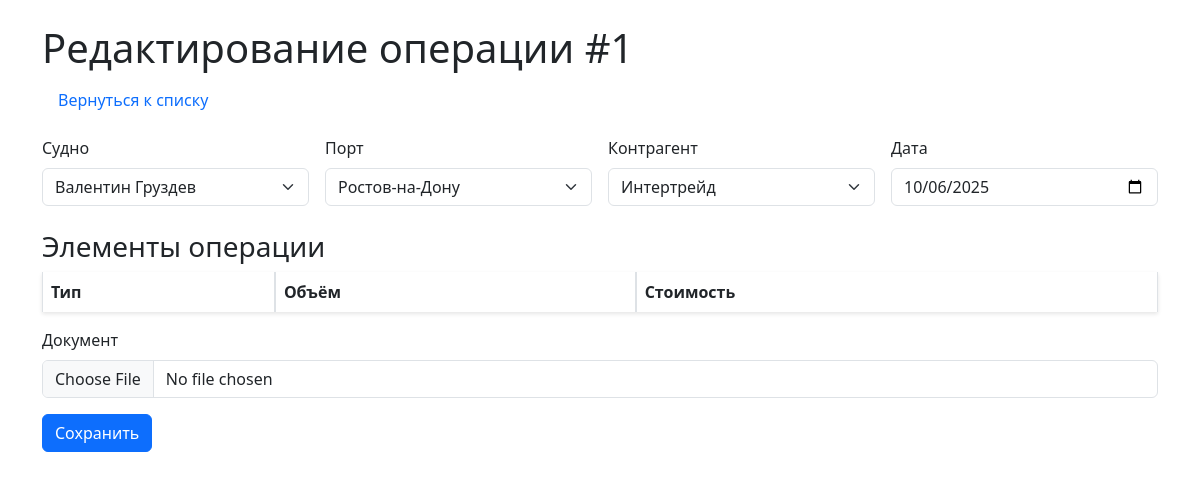
Page /edit/1 on the earlier database version.
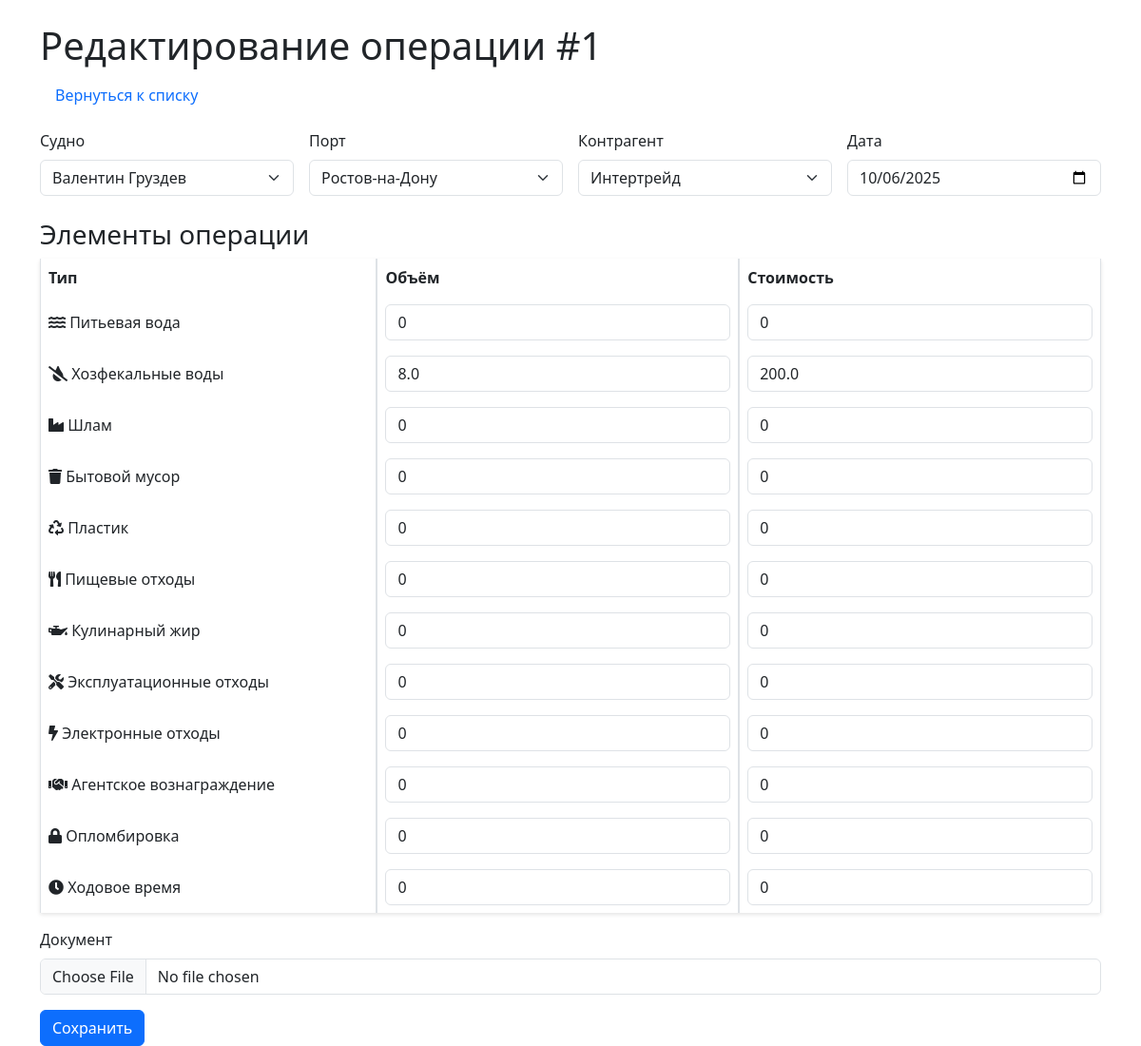
Same page on the later database version.
### models/schemas.py (models this page shows)
class Item(Base):
    __tablename__ = "items"
    id = Column(Integer, primary_key=True, index=True)
    name = Column(String, unique=True, index=True)

class OperationItem(Base):
    __tablename__ = "operation_items"
    id = Column(Integer, primary_key=True, index=True)
    operation_id = Column(Integer, ForeignKey("operations.id"))
    item_id = Column(Integer, ForeignKey("items.id"))
    volume = Column(Float, default=0.0)
    cost = Column(Float, default=0.0)
    operation = relationship("Operation", back_populates="items")
    item = relationship("Item")

### routers/operations.py (the view)
@router.get("/edit/{operation_id}", response_class=HTMLResponse)
async def edit_form(operation_id: int, request: Request, db: Session = Depends(get_db)):
    operation = db.query(Operation).filter(Operation.id == operation_id).first()
    if not operation:
        raise HTTPException(status_code=404, detail="Операция не найдена")
    ships = db.query(Ship).all()
    ports = db.query(Port).all()
    contractors = db.query(Contractor).all()
    items = db.query(Item).all()
    item_assocs = {op.item_id: op for op in operation.items}
    return templates.TemplateResponse("edit.html", {
        "request": request,
        "operation": operation,
        "ships": ships,
        "ports": ports,
        "contractors": contractors,
        "items": items,
        "item_assocs": item_assocs
    })

### templates/edit.html (shortened to what the changed rows need)
<!DOCTYPE html>
<html lang="ru">
<head>
    <link href="/static/css/styles.css" rel="stylesheet">
    <link href="https://cdn.jsdelivr.net/npm/bootstrap@5.3.0/dist/css/bootstrap.min.css" rel="stylesheet">
    <link href="https://cdnjs.cloudflare.com/ajax/libs/font-awesome/5.15.4/css/all.min.css" rel="stylesheet">
</head>
<body>
    <div class="container mt-4">
        <h1>Редактирование операции #{{ operation.id }}</h1>
        <form method="post" enctype="multipart/form-data">
            <table class="table table-bordered">
                <thead>
                    <tr>
                        <th>Тип</th>
                        <th>Объём</th>
                        <th>Стоимость</th>
                    </tr>
                </thead>
                <tbody>
                    {% for item in items %}
                    <tr>
                        <td>
                            {% if item.name == 'Питьевая вода' %}
                            <i class="fas fa-water"></i> {{ item.name }}
                            {% elif item.name == 'Хозфекальные воды' %}
                            <i class="fas fa-tint-slash"></i> {{ item.name }}
                            {% elif item.name == 'Шлам' %}
                            <i class="fas fa-industry"></i> {{ item.name }}
                            {% elif item.name == 'Бытовой мусор' %}
                            <i class="fas fa-trash"></i> {{ item.name }}
                            {% elif item.name == 'Пластик' %}
                            <i class="fas fa-recycle"></i> {{ item.name }}
                            {% elif item.name == 'Пищевые отходы' %}
                            <i class="fas fa-utensils"></i> {{ item.name }}
                            {% elif item.name == 'Кулинарный жир' %}
                            <i class="fas fa-oil-can"></i> {{ item.name }}
                            {% elif item.name == 'Эксплуатационные отходы' %}
                            <i class="fas fa-tools"></i> {{ item.name }}
                            {% elif item.name == 'Электронные отходы' %}
                            <i class="fas fa-bolt"></i> {{ item.name }}
                            {% elif item.name == 'Агентское вознаграждение' %}
                            <i class="fas fa-handshake"></i> {{ item.name }}
                            {% elif item.name == 'Опломбировка' %}
                            <i class="fas fa-lock"></i> {{ item.name }}
                            {% elif item.name == 'Ходовое время' %}
                            <i class="fas fa-clock"></i> {{ item.name }}
                            {% else %}
                            <i class="fas fa-question"></i> {{ item.name }}
                            {% endif %}
                        </td>
                        <td>
                            <input type="number" step="0.01" min="0" class="form-control" name="volume_{{ item.id }}"
                                   value="{% if item.id in item_assocs %}{{ item_assocs[item.id].volume }}{% else %}0{% endif %}">
                        </td>
                        <td>
                            <input type="number" step="0.01" min="0" class="form-control" name="cost_{{ item.id }}"
                                   value="{% if item.id in item_assocs %}{{ item_assocs[item.id].cost }}{% else %}0{% endif %}">
                        </td>
                    </tr>
                    {% endfor %}
                </tbody>
            </table>
        </form>
    </div>
</body>
</html>

Differences in the rows shown:
added Item: name "Питьевая вода", id "0"
added Item: name "Хозфекальные воды"
added OperationItem: volume "8.0", cost "200.0"
added Item: name "Шлам", id "0"
added Item: name "Бытовой мусор", id "0"
added Item: name "Пластик", id "0"
added Item: name "Пищевые отходы", id "0"
added Item: name "Кулинарный жир", id "0"
added Item: name "Эксплуатационные отходы", id "0"
added Item: name "Электронные отходы", id "0"
added Item: name "Агентское вознаграждение", id "0"
added Item: name "Опломбировка", id "0"
added Item: name "Ходовое время", id "0"
